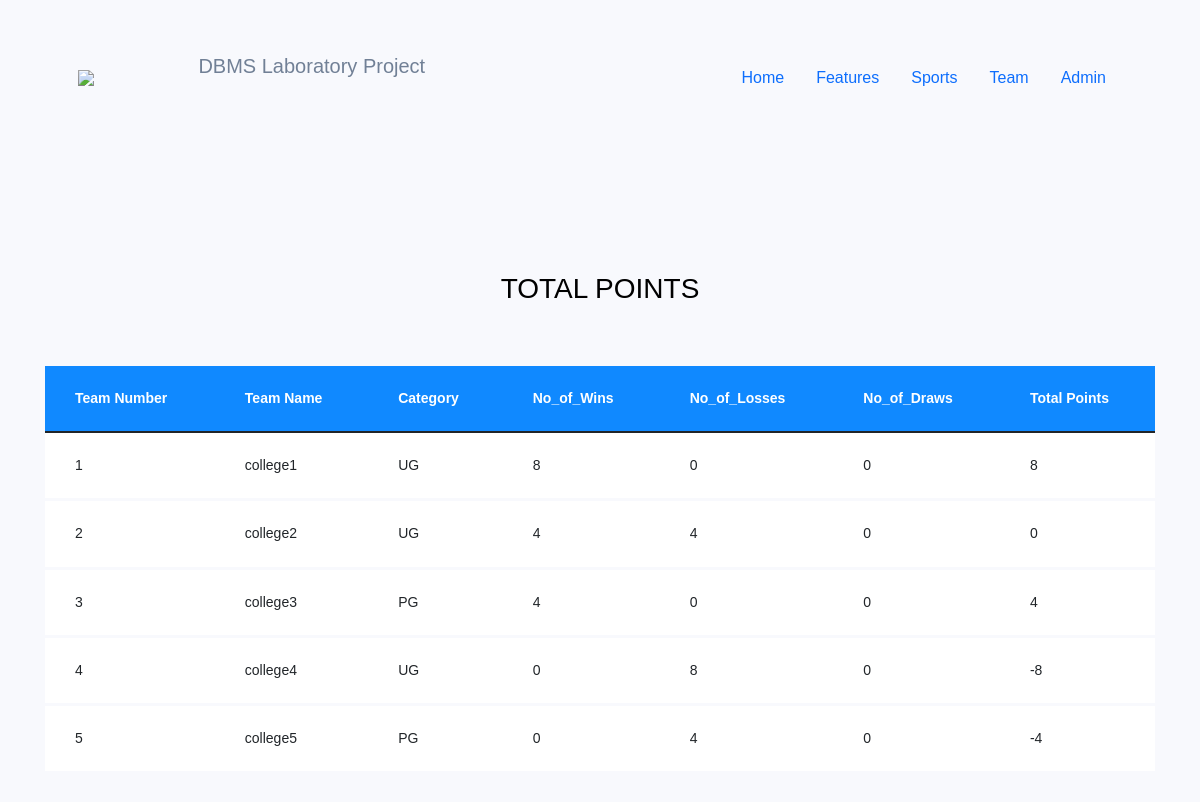
The page /leaderboard.php on the database its author committed.
### tables this page shows
CREATE TABLE `teams` (
  `team_id` int(100) NOT NULL,
  `team_number` int(100) NOT NULL,
  `team_name` varchar(100) NOT NULL,
  `category` varchar(100) NOT NULL
);

### leaderboard.php (the view, shortened to what this page needs)
<?php
  include("include/connection.php");
  if(mysqli_connect_errno()){
    echo mysqli_connect_error();
    exit();
}else{
    $q = "SELECT * FROM teams";
    $result = mysqli_query($connect, $q);
}
?>
<!DOCTYPE html>
<html>
<head>
    <link href="https://unpkg.com/tailwindcss@^1.0/dist/tailwind.min.css" rel="stylesheet">
      <link rel="stylesheet" type="text/css" href="https://cdn.jsdelivr.net/npm/bootstrap@5.1.3/dist/css/bootstrap.min.css">
      <link rel="stylesheet" type="text/css" href="https://cdn.jsdelivr.net/npm/@fortawesome/fontawesome-free@5.15.4/css/fontawesome.min.css">
      <link rel="stylesheet" href="https://maxcdn.bootstrapcdn.com/bootstrap/4.4.1/css/bootstrap.min.css">
      <link rel="stylesheet" href="css/style.css">
</head>
<body>
  <?php
    include ("include/header.php");
  ?>
  <section class="ftco-section">
    <div class="container">
      <div class="row justify-content-center">
        <div class="col-md-6 text-center mb-5">
          <h2 class="heading-section">TOTAL POINTS</h2>
        </div>
      </div>
      <div class="row">
        <div class="col-md-12">
          <div class="table-wrap">
            <table class="table">
              <thead class="thead-primary">
                <tr>
                  <th>Team Number</th>
                  <th>Team Name</th>
                  <th>Category</th>
                  <th>No_of_Wins</th>
                  <th>No_of_Losses</th>
                  <th>No_of_Draws</th>
                  <th>Total Points</th>
                </tr>
              </thead>
              <tbody>
                <?php
                while($row = mysqli_fetch_array($result))
                  {
                    $q1 = "SELECT count(winning_team) as count FROM basketball where winning_team = '".$row['team_number']."'";
                    $res1 = mysqli_query($connect, $q1);
                    $row1 = mysqli_fetch_array($res1);
                    $q101 = "SELECT count(winning_team) as count101 FROM volleyball where winning_team = '".$row['team_number']."'";
                    $res101 = mysqli_query($connect, $q101);
                    $row101 = mysqli_fetch_array($res101);
                    $q102 = "SELECT count(winning_team) as count102 FROM badminton where winning_team = '".$row['team_number']."'";
                    $res102 = mysqli_query($connect, $q102);
                    $row102 = mysqli_fetch_array($res102);
                    $q103 = "SELECT count(winning_team) as count103 FROM tennis where winning_team = '".$row['team_number']."'";
                    $res103 = mysqli_query($connect, $q103);
                    $row103 = mysqli_fetch_array($res103);
                    $ret101 = array();
                    $ret101['coun1'] = $row1['count'] + $row101['count101'] + $row102['count102'] + $row103['count103'];
                    $q2 = "SELECT count(*) as count1 FROM basketball where winning_team != '".$row['team_number']."' AND (team_1_number =  '".$row['team_number']."' OR team_2_number = '".$row['team_number']."') ";
                    $res2 = mysqli_query($connect, $q2);
                    $row2 = mysqli_fetch_array($res2);
                    $q201 = "SELECT count(*) as count201 FROM volleyball where winning_team != '".$row['team_number']."' AND (team_1_number =  '".$row['team_number']."' OR team_2_number = '".$row['team_number']."') ";
                    $res201 = mysqli_query($connect, $q201);
                    $row201 = mysqli_fetch_array($res201);
                    $q202 = "SELECT count(*) as count202 FROM badminton where winning_team != '".$row['team_number']."' AND (team_1_number =  '".$row['team_number']."' OR team_2_number = '".$row['team_number']."') ";
                    $res202 = mysqli_query($connect, $q202);
                    $row202 = mysqli_fetch_array($res202);
                    $q203 = "SELECT count(*) as count203 FROM tennis where winning_team != '".$row['team_number']."' AND (team_1_number =  '".$row['team_number']."' OR team_2_number = '".$row['team_number']."') ";
                    $res203 = mysqli_query($connect, $q203);
                    $row203 = mysqli_fetch_array($res203);
                    $ret102 = array();
                    $ret102['coun2'] = $row2['count1'] + $row201['count201'] + $row202['count202'] + $row203['count203'];
                    $q3 = "SELECT count(*) as count2 FROM basketball where winning_team = 'Draw' AND (team_1_number =  '".$row['team_number']."' OR team_2_number = '".$row['team_number']."') ";
                    $res3 = mysqli_query($connect, $q3);
                    $row3 = mysqli_fetch_array($res3);
                    $q301 = "SELECT count(*) as count301 FROM volleyball where winning_team = 'Draw' AND (team_1_number =  '".$row['team_number']."' OR team_2_number = '".$row['team_number']."') ";
                    $res301 = mysqli_query($connect, $q301);
                    $row301 = mysqli_fetch_array($res301);
                    $q302 = "SELECT count(*) as count302 FROM tennis where winning_team = 'Draw' AND (team_1_number =  '".$row['team_number']."' OR team_2_number = '".$row['team_number']."') ";
                    $res302 = mysqli_query($connect, $q302);
                    $row302 = mysqli_fetch_array($res302);
                    $q303 = "SELECT count(*) as count303 FROM badminton where winning_team = 'Draw' AND (team_1_number =  '".$row['team_number']."' OR team_2_number = '".$row['team_number']."') ";
                    $res303 = mysqli_query($connect, $q303);
                    $row303 = mysqli_fetch_array($res303);
                    $ret103 = array();
                    $ret103['coun3'] = $row3['count2'] + $row301['count301'] + $row302['count302'] + $row303['count303'];
                    $p = "INSERT INTO scores (team_number, team_name, category) SELECT * FROM (SELECT '".$row['team_number']."', '".$row['team_name']."', '".$row['category']."') AS tmp WHERE NOT EXISTS ( SELECT team_number FROM teams WHERE team_number = '".$row['team_number']."')";
                    mysqli_query($connect, $p);
                    $ret = array();
                    $ret['coun'] = $ret101['coun1'] - $ret102['coun2'];?>
                <tr>
                  <td><?php echo $row['team_number'];?></td>
                  <td><?php echo $row['team_name'];?></td>
                  <td><?php echo $row['category'];?></td>
                  <td><?php echo $ret101['coun1'];?></td>
                  <td><?php echo $ret102['coun2'];?></td>
                  <td><?php echo $ret103['coun3'];?></td>
                  <td><?php echo $ret['coun'];?></td>
                </tr>
                <?php
                  }
                ?>
              </tbody>
            </table>
          </div>
        </div>
      </div>
    </div>
  </section>
</body>
</html>

### rows shown on the page
teams: team_number "1", team_name "college1", category "UG", coun1 "8", coun2 "0", coun3 "0", coun "8"
teams: team_number "2", team_name "college2", category "UG", coun1 "4", coun2 "4", coun3 "0", coun "0"
teams: team_number "3", team_name "college3", category "PG", coun1 "4", coun2 "0", coun3 "0", coun "4"
teams: team_number "4", team_name "college4", category "UG", coun1 "0", coun2 "8", coun3 "0", coun "-8"
teams: team_number "5", team_name "college5", category "PG", coun1 "0", coun2 "4", coun3 "0", coun "-4"
